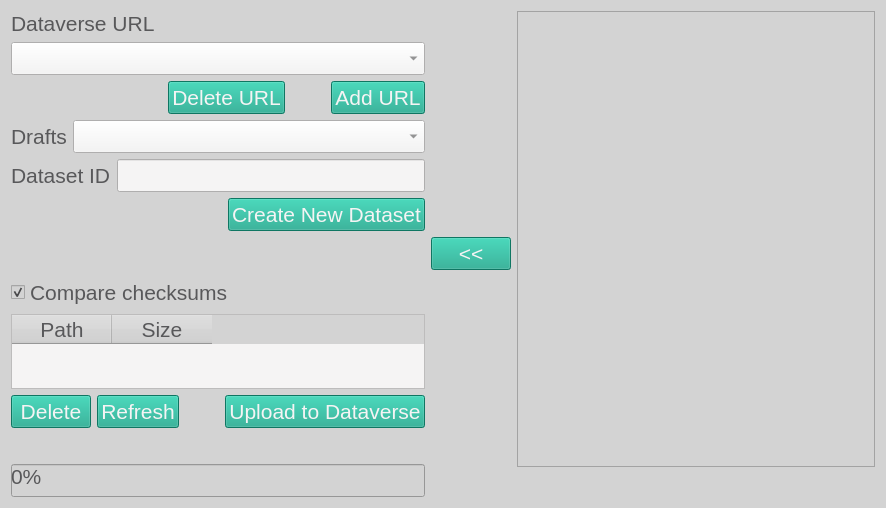
<?xml version="1.0" encoding="UTF-8"?>
<ui version="4.0">
 <class>Form</class>
 <widget class="QWidget" name="Form">
  <property name="geometry">
   <rect>
    <x>0</x>
    <y>0</y>
    <width>886</width>
    <height>508</height>
   </rect>
  </property>
  <property name="windowTitle">
   <string>Form</string>
  </property>
  <property name="styleSheet">
   <string notr="true">QWidget
{
    background-color: rgb(211,211,211);
    color: rgb(88, 88, 90);
    selection-background-color: rgb(21, 165, 137);
    selection-color: rgb(245, 244, 244);
    font: 16pt
}

QProgressBar::chunk
{
  background-color: rgb(21, 165, 137);
  width: 5px;
}

QLabel#error_label
{
    color: rgb(220, 130, 30);
}

QLineEdit, QTextEdit, QTableWidget, QComboBox
{
   background-color:  rgb(245, 244, 244)
}

QPushButton
{
	background-color: rgb(21, 165, 137);
    color: rgb(245, 244, 244);
}
</string>
  </property>
  <layout class="QHBoxLayout" name="horizontalLayout_5">
   <item>
    <layout class="QVBoxLayout" name="verticalLayout_3">
     <item>
      <widget class="QLabel" name="dv_url_label">
       <property name="text">
        <string>Dataverse URL</string>
       </property>
      </widget>
     </item>
     <item>
      <layout class="QVBoxLayout" name="verticalLayout_2">
       <item>
        <widget class="QComboBox" name="dv_url_select_box">
         <property name="minimumSize">
          <size>
           <width>200</width>
           <height>0</height>
          </size>
         </property>
        </widget>
       </item>
       <item>
        <layout class="QHBoxLayout" name="horizontalLayout_6">
         <item>
          <spacer name="horizontalSpacer_3">
           <property name="orientation">
            <enum>Qt::Horizontal</enum>
           </property>
           <property name="sizeHint" stdset="0">
            <size>
             <width>40</width>
             <height>20</height>
            </size>
           </property>
          </spacer>
         </item>
         <item>
          <widget class="QPushButton" name="delete_url_button">
           <property name="toolTip">
            <string>&quot;Delete a Dataverse configuration.&quot;</string>
           </property>
           <property name="text">
            <string>Delete URL</string>
           </property>
          </widget>
         </item>
         <item>
          <spacer name="horizontalSpacer_4">
           <property name="orientation">
            <enum>Qt::Horizontal</enum>
           </property>
           <property name="sizeType">
            <enum>QSizePolicy::Fixed</enum>
           </property>
           <property name="sizeHint" stdset="0">
            <size>
             <width>40</width>
             <height>20</height>
            </size>
           </property>
          </spacer>
         </item>
         <item>
          <widget class="QPushButton" name="add_url_button">
           <property name="toolTip">
            <string>&quot;Create a new Dataverse configuration.&quot;</string>
           </property>
           <property name="text">
            <string>Add URL</string>
           </property>
          </widget>
         </item>
        </layout>
       </item>
      </layout>
     </item>
     <item>
      <layout class="QVBoxLayout" name="verticalLayout">
       <item>
        <layout class="QHBoxLayout" name="horizontalLayout">
         <item>
          <widget class="QLabel" name="label">
           <property name="sizePolicy">
            <sizepolicy hsizetype="Preferred" vsizetype="Preferred">
             <horstretch>0</horstretch>
             <verstretch>0</verstretch>
            </sizepolicy>
           </property>
           <property name="minimumSize">
            <size>
             <width>50</width>
             <height>0</height>
            </size>
           </property>
           <property name="text">
            <string>Drafts</string>
           </property>
          </widget>
         </item>
         <item>
          <widget class="QComboBox" name="draft_box">
           <property name="sizePolicy">
            <sizepolicy hsizetype="Expanding" vsizetype="Fixed">
             <horstretch>0</horstretch>
             <verstretch>0</verstretch>
            </sizepolicy>
           </property>
           <property name="minimumSize">
            <size>
             <width>0</width>
             <height>0</height>
            </size>
           </property>
          </widget>
         </item>
        </layout>
       </item>
       <item>
        <layout class="QHBoxLayout" name="horizontalLayout_4">
         <item>
          <widget class="QLabel" name="label_3">
           <property name="sizePolicy">
            <sizepolicy hsizetype="Preferred" vsizetype="Preferred">
             <horstretch>0</horstretch>
             <verstretch>0</verstretch>
            </sizepolicy>
           </property>
           <property name="minimumSize">
            <size>
             <width>20</width>
             <height>0</height>
            </size>
           </property>
           <property name="text">
            <string>Dataset ID</string>
           </property>
          </widget>
         </item>
         <item>
          <widget class="QLineEdit" name="dv_ds_edit">
           <property name="minimumSize">
            <size>
             <width>0</width>
             <height>0</height>
            </size>
           </property>
           <property name="toolTip">
            <string>Fill in a Dataset DOI without &quot;doi:&quot;.</string>
           </property>
          </widget>
         </item>
        </layout>
       </item>
      </layout>
     </item>
     <item>
      <layout class="QHBoxLayout" name="horizontalLayout_2">
       <item>
        <spacer name="horizontalSpacer_2">
         <property name="orientation">
          <enum>Qt::Horizontal</enum>
         </property>
         <property name="sizeHint" stdset="0">
          <size>
           <width>40</width>
           <height>20</height>
          </size>
         </property>
        </spacer>
       </item>
       <item>
        <widget class="QPushButton" name="dv_create_ds_button">
         <property name="toolTip">
          <string>&quot;Create new dataset.&quot;</string>
         </property>
         <property name="text">
          <string>Create New Dataset</string>
         </property>
        </widget>
       </item>
      </layout>
     </item>
     <item>
      <spacer name="verticalSpacer">
       <property name="orientation">
        <enum>Qt::Vertical</enum>
       </property>
       <property name="sizeType">
        <enum>QSizePolicy::Fixed</enum>
       </property>
       <property name="sizeHint" stdset="0">
        <size>
         <width>20</width>
         <height>40</height>
        </size>
       </property>
      </spacer>
     </item>
     <item>
      <widget class="QCheckBox" name="check_checksum_box">
       <property name="text">
        <string>Compare checksums</string>
       </property>
       <property name="checked">
        <bool>true</bool>
       </property>
      </widget>
     </item>
     <item>
      <widget class="QTableWidget" name="selected_data_table">
       <property name="sizePolicy">
        <sizepolicy hsizetype="Minimum" vsizetype="Expanding">
         <horstretch>0</horstretch>
         <verstretch>0</verstretch>
        </sizepolicy>
       </property>
       <property name="minimumSize">
        <size>
         <width>0</width>
         <height>0</height>
        </size>
       </property>
       <property name="selectionMode">
        <enum>QAbstractItemView::MultiSelection</enum>
       </property>
       <property name="selectionBehavior">
        <enum>QAbstractItemView::SelectRows</enum>
       </property>
       <column>
        <property name="text">
         <string>Path</string>
        </property>
       </column>
       <column>
        <property name="text">
         <string>Size</string>
        </property>
       </column>
      </widget>
     </item>
     <item>
      <layout class="QHBoxLayout" name="horizontalLayout_3">
       <item>
        <widget class="QPushButton" name="delete_selected_button">
         <property name="toolTip">
          <string>&quot;Remove file(s) from table.&quot;</string>
         </property>
         <property name="text">
          <string>Delete</string>
         </property>
        </widget>
       </item>
       <item>
        <widget class="QPushButton" name="refresh_button">
         <property name="text">
          <string>Refresh</string>
         </property>
        </widget>
       </item>
       <item>
        <spacer name="horizontalSpacer">
         <property name="orientation">
          <enum>Qt::Horizontal</enum>
         </property>
         <property name="sizeHint" stdset="0">
          <size>
           <width>40</width>
           <height>20</height>
          </size>
         </property>
        </spacer>
       </item>
       <item>
        <widget class="QPushButton" name="dv_push_button">
         <property name="toolTip">
          <string>&quot;Upload to Dataverse dataset.&quot;</string>
         </property>
         <property name="text">
          <string>Upload to Dataverse</string>
         </property>
        </widget>
       </item>
      </layout>
     </item>
     <item>
      <widget class="QLabel" name="status_label">
       <property name="text">
        <string/>
       </property>
      </widget>
     </item>
     <item>
      <widget class="QProgressBar" name="progress_bar">
       <property name="value">
        <number>0</number>
       </property>
      </widget>
     </item>
    </layout>
   </item>
   <item>
    <widget class="QPushButton" name="add_selected_button">
     <property name="font">
      <font>
       <pointsize>16</pointsize>
       <italic>false</italic>
       <bold>false</bold>
       <kerning>true</kerning>
      </font>
     </property>
     <property name="toolTip">
      <string>&quot;Mark file(s) for upload to Dataverse.&quot;</string>
     </property>
     <property name="text">
      <string>&lt;&lt;</string>
     </property>
     <property name="iconSize">
      <size>
       <width>50</width>
       <height>50</height>
      </size>
     </property>
    </widget>
   </item>
   <item>
    <layout class="QVBoxLayout" name="verticalLayout_5">
     <item>
      <widget class="QTreeView" name="irods_tree_view">
       <property name="selectionMode">
        <enum>QAbstractItemView::MultiSelection</enum>
       </property>
       <property name="headerHidden">
        <bool>true</bool>
       </property>
      </widget>
     </item>
     <item>
      <widget class="QLabel" name="error_label">
       <property name="text">
        <string/>
       </property>
      </widget>
     </item>
    </layout>
   </item>
  </layout>
 </widget>
 <resources/>
 <connections/>
</ui>
